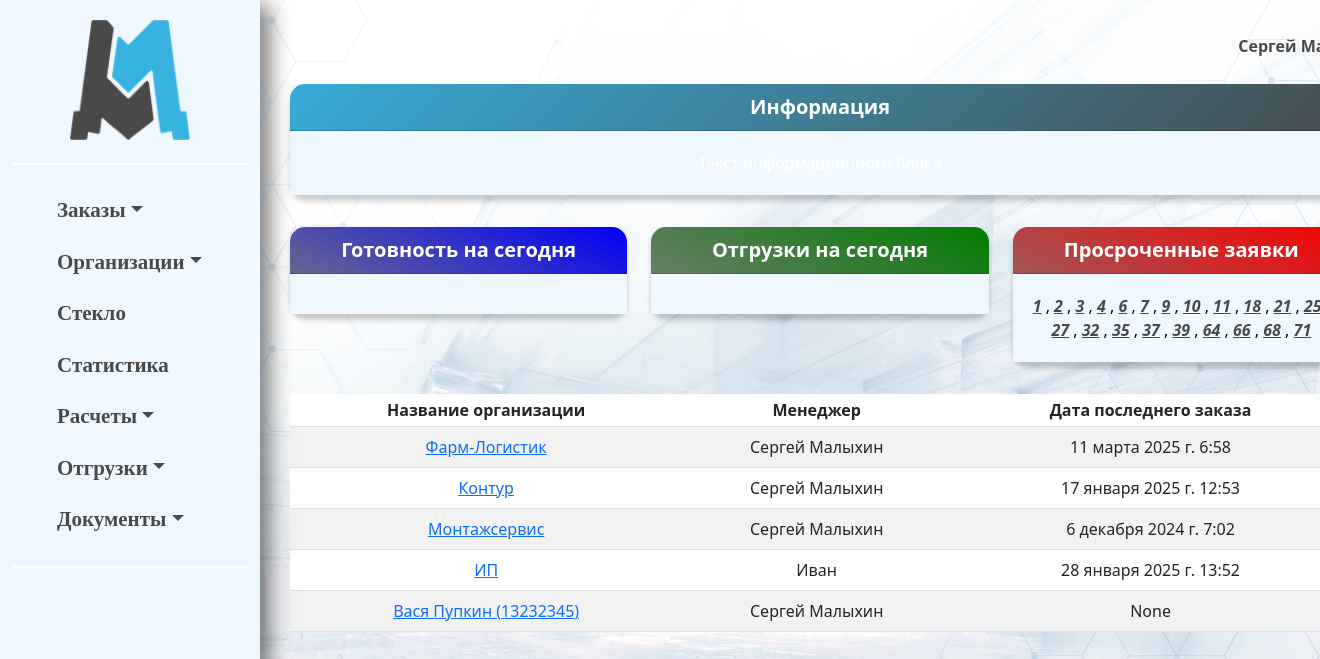
Before: /erp_main/organizations/ (signed in) with the older database file.
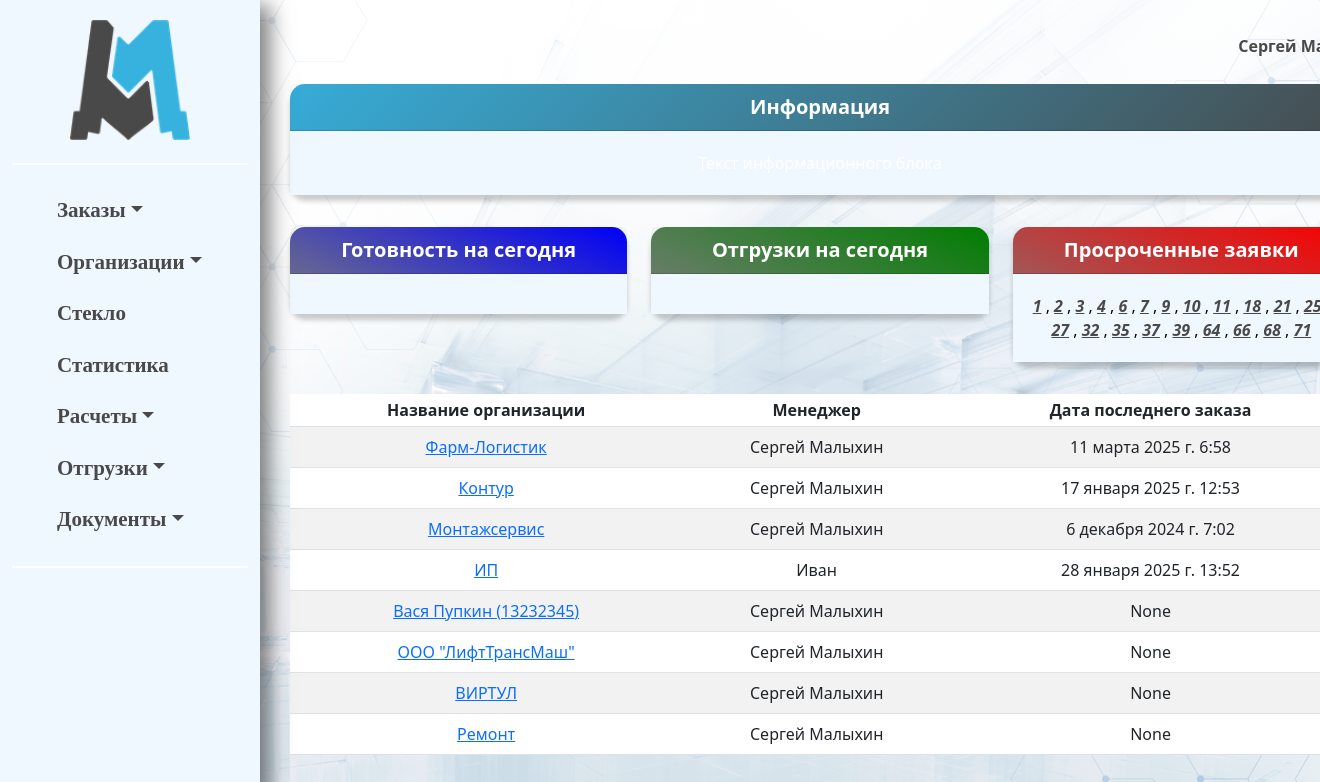
After: the same page with the newer database file.
### erp_main/models.py (models this page shows, shortened)
class Organization(models.Model):
    FOOTING_CHOICES = (
        ('ustav', 'устава'),
        ('attorney', 'доверенности')
    )
    KIND_CHOICES = (
        ('ooo', 'ООО'),
        ('ao', 'АО'),
        ('zao', 'ЗАО'),
        ('ip', 'ИП'),
    )
    kind = models.CharField(max_length=100, blank=True, null=True, choices=KIND_CHOICES)
    phone_number = models.CharField(max_length=15, blank=True, null=True)
    name_fl = models.CharField(max_length=15, blank=True, null=True)
    user = models.ForeignKey(User, related_name='organizations', on_delete=models.CASCADE)
    ceo_footing = models.CharField(max_length=30, choices=FOOTING_CHOICES)
    name = models.CharField(max_length=100, blank=True, null=True)
    inn = models.CharField(max_length=15, blank=True, null=True)
    ogrn = models.CharField(max_length=15, blank=True, null=True)
    kpp = models.CharField(max_length=15, blank=True, null=True)
    r_s = models.CharField(max_length=25, blank=True, null=True)
    bank = models.CharField(max_length=300, blank=True, null=True)
    bik = models.CharField(max_length=10, blank=True, null=True)
    k_s = models.CharField(max_length=25, blank=True, null=True)
    address = models.CharField(max_length=150, blank=True, null=True)
    email = models.EmailField(blank=True, null=True)
    ceo_title = models.CharField(max_length=30, blank=True, null=True)
    ceo_name = models.CharField(max_length=150, blank=True, null=True)
    class Meta:
        verbose_name_plural = 'Организации'
    @property
    def last_order(self):
        return (
            Order.objects.filter(invoice__organization=self.id)
            .order_by('-created_at')
            .first().created_at if Order.objects.filter(invoice__organization=self.id).exists() else None
        )

class Order(models.Model):
    created_at = models.DateTimeField(auto_now_add=True)
    order_file = models.FileField(upload_to='uploads/')
    invoice = models.ForeignKey(Invoice, related_name='invoice', blank=True, null=True, on_delete=models.CASCADE)
    due_date = models.DateField(null=True, blank=True)
    comment = models.TextField(blank=True, null=True)
    def get_items_filtered(self):
        return self.items.exclude(p_status__in=['changed',])
    @property
    def status(self): # раскидываем позиции по статусам
        in_query = self.get_items_filtered().filter(p_status='in_query').aggregate(total=Sum('p_quantity'))['total'] or 0
        product = self.get_items_filtered().filter(p_status='product').aggregate(total=Sum('p_quantity'))['total'] or 0
        ready = self.get_items_filtered().filter(p_status='ready').aggregate(total=Sum('p_quantity'))['total'] or 0
        shipped = self.get_items_filtered().filter(p_status='shipped').aggregate(total=Sum('p_quantity'))['total'] or 0
        stopped = self.get_items_filtered().filter(p_status='stopped').aggregate(total=Sum('p_quantity'))['total'] or 0
        canceled = self.get_items_filtered().filter(p_status='canceled').aggregate(total=Sum('p_quantity'))['total'] or 0
        if in_query > 0 and product == 0 and ready == 0 and shipped == 0:
            return f'в очереди'
        elif in_query == 0 and product > 0 and ready == 0 and shipped == 0:
            return f'запущен'
        elif in_query == 0 and product == 0 and ready > 0 and shipped == 0:
            return f'готов'
        elif in_query == 0 and product == 0 and ready == 0 and shipped > 0:
            return f'отгружен'
        elif stopped > 0 and product == 0 and ready == 0 and shipped == 0:
            return f'остановлен'
        elif canceled > 0 and product == 0 and ready == 0 and shipped == 0:
            return f'отменен'
        else:
            return f'частично не готов' # дополнительная логика обработки заявок со смешанным статусом позиций

### erp_main/views.py (the view)
# urls.py: path('organizations/', OrganizationListView.as_view(), name='organization_list'),
class OrganizationListView(LoginRequiredMixin, ListView):
    model = Organization
    template_name = 'organization_list.html'
    context_object_name = 'organizations'
    def get_queryset(self):
        user = self.request.user
        if user.is_superuser:
            return Organization.objects.all()
        return Organization.objects.filter(user=user)

### erp_main/context_processors.py (called while the page is built)
def base_context(request):
    orders = Order.objects.all()
    date = datetime.date.today()
    today, overdue = {}, {}
    for order in orders:
        if order.due_date == date:
            order_url = reverse('order_detail', args=[order.pk])
            today[order.pk] = order_url
        if order.due_date is not None and order.due_date < date and order.status in ['в очереди', 'запущен']:
            order_url = reverse('order_detail', args=[order.pk])
            overdue[order.pk] = order_url
    return {'today': today, 'overdue': overdue}

### erp_main/templates/organization_list.html
{% extends 'base.html' %}
{% block content %}
    <table class="table table-striped table-hover">
        <thead class="thead-dark">
            <tr>
                <th  style="padding: 4px; text-align: center; vertical-align: middle;">Название организации</th>
                <th  style="padding: 4px; text-align: center; vertical-align: middle;">Менеджер</th>
                <th  style="padding: 4px; text-align: center; vertical-align: middle;">Дата последнего заказа</th>
            </tr>
        </thead>
        <tbody>
            {% for org in organizations %}
            <tr>
                <td style="padding: 8px; text-align: center; vertical-align: middle;">
                    <a href="{% url 'organization_detail' org.id %}">
                        {% if org.name %}
                            {{ org.name }}
                        {% else %}
                            {{ org.name_fl }} ({{ org.phone_number }})
                        {% endif %} </a>
                </td>
                <td style="padding: 4px; text-align: center; vertical-align: middle;">{{ org.user.first_name }} {{ org.user.last_name }}</td>
                <td style="padding: 4px; text-align: center; vertical-align: middle;">{{org.last_order}}</td>
            </tr>
            {% endfor %}
        </tbody>
    </table>
{% endblock %}

### templates/base.html (shortened to what this page needs)
{% load static %}
<!DOCTYPE html>
<html lang="ru">
<head>
    <link href="https://cdn.jsdelivr.net/npm/bootstrap@5.3.0-alpha1/dist/css/bootstrap.min.css" rel="stylesheet">
</head>
<body>
<div class="container-fluid">
    <div class="row">
        <nav class="sidebar" id="sidebar">
            <div style="text-align: center;">
                <a href="{% url 'index' %}">
                    <img src="{% static 'erp_main/images/logo.png' %}" style="width: 120px; height: auto;" alt="Главная" id="logo">
                </a>
            </div>
            <div class="gradient-line"></div>
            <div class="sidebar-sticky">
                <ul class="nav flex-column text-left">
                    <li class="nav-item dropdown">
                        <a class="nav-link dropdown-toggle" href="#" role="button" data-bs-toggle="dropdown" aria-expanded="false">Заказы</a>
                    </li>
                    <li class="nav-item dropdown">
                        <a class="nav-link dropdown-toggle" href="#" role="button" data-bs-toggle="dropdown" aria-expanded="false">Организации</a>
                    </li>
                    <li class="nav-item">
                        <a class="nav-link" href="#">Стекло</a>
                    </li>
                    <li class="nav-item">
                        <a class="nav-link" href="#">Статистика</a>
                    </li>
                    <li class="nav-item dropdown">
                        <a class="nav-link dropdown-toggle" href="#" role="button" data-bs-toggle="dropdown" aria-expanded="false">Расчеты</a>
                    </li>
                    <li class="nav-item dropdown">
                        <a class="nav-link dropdown-toggle" href="#" role="button" data-bs-toggle="dropdown" aria-expanded="false">Отгрузки</a>
                    </li>
                    <li class="nav-item dropdown">
                        <a class="nav-link dropdown-toggle" href="#" role="button" data-bs-toggle="dropdown" aria-expanded="false">Документы</a>
                    </li>
                </ul>
            </div>
            <div class="gradient-line"></div>
        </nav>
        <main role="main" class="col-md-10 main-content">
            <div class="row my-1">
                <div class="col-md-12">
                    <div class="row mb-0">
                        <div class="col-md-10 text-center">
                        </div>
                        <div class="col-md-2 text-center" style="background: none;">
                            <div class="alert alert-info" role="alert">
                                {% if user.is_authenticated %}
                                    <li class="nav-item dropdown">
                                        <a class="nav-link dropdown-toggle" href="#" role="button" data-bs-toggle="dropdown" aria-expanded="false">{{ user.first_name }} {{ user.last_name }}</a>
                                    </li>
                                {% endif %}
                            </div>
                        </div>
                    </div>
                    <div class="card mb-3 text-white" id="first-block">
                        <div class="card-header">Информация</div>
                        <div class="card-body">
                            <p class="card-text">Текст информационного блока</p>
                        </div>
                    </div>
                </div>
            </div>
                    <div class="row my-3">
                       <div class="col-md-4">
                    <div class="card text-white bg-primary mb-3" id="readiness">
                        <div class="card-header">Готовность на сегодня</div>
                        <div class="card-body">
                        </div>
                    </div>
                </div>
                        <div class="col-md-4">
                    <div class="card text-white bg-success mb-3" id="shipment">
                        <div class="card-header">Отгрузки на сегодня</div>
                        <div class="card-body">
                        </div>
                    </div>
                </div>
                <div class="col-md-4">
                    <div class="card text-white bg-danger mb-3" id="delay">
                        <div class="card-header">Просроченные заявки</div>
                        <div class="card-body text-black">
                            <p class="card-text">
                                {% for num, link in overdue.items %}
                                    <a href="{{ link }}" style="color: #494949;"><i><strong>{{ num }}</strong></i></a>
                                    {% if forloop.last != True%},{% endif %}
                                {% endfor %}
                            </p>
                        </div>
                    </div>
                </div>
            </div>
        {% block content %}
        {% endblock %}
        </main>
    </div>
</div>
</body>
</html>

Changed rows visible on the page:
added Organization: name "ООО \"ЛифтТрансМаш\"", user.first_name "Сергей", user.last_name "Малыхин", last_order "None"
added Organization: name "ВИРТУЛ", user.first_name "Сергей", user.last_name "Малыхин", last_order "None"
added Organization: name "Ремонт", user.first_name "Сергей", user.last_name "Малыхин", last_order "None"
